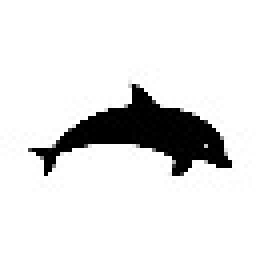
#> input picture test/dolphin_64.jpg, 64 x 64 px (shown 4 times larger)
$ jupyter execute --allow-errors gencol_test.ipynb
#> lines starting #> are read from the running program, lines starting #| are printed output that depends on the picture
[cell 1]
import matplotlib.pyplot as plt
import numpy as np
from tqdm import tqdm
from PIL import Image
import scipy.sparse as sp
import time
import itertools
import scipy
import cvxpy as cp
import random
import matplotlib
import math

class Genetic_Algorithm:
    def __init__(self, beta, img_list):

        self.beta = beta
        self.N = img_list[0].shape[0]
        self.imgs = [img.flatten() for img in img_list]
        self.b_eq = np.concatenate(self.imgs)
        self.non_zero_indices = []
        self.n_imgs = len(self.imgs)

        start = time.time()
        print("initializing omega...")
        self.current_gamma, self.active_indices = self.initialize_omega()
        print("omega initialized in %5.3f. s" %(time.time()-start))

        start = time.time()
        print("initializing cost vector...")
        self.current_cost_vector = self.get_cost(self.active_indices)
        print("cost vector initialized in %5.3f. s" %(time.time()-start))

        start = time.time()
        print("initializing full model...")
        self.current_gamma, self.constraints_RMP, self.current_kantorovich = self.initialize_model()
        print("full model initialized in %5.3f. s" %(time.time()-start))

        #stats
        self.cost = []
        self.time_child = []
        self.children_sampled = []
        self.time_model = []
        self.len_children = []

    def initialize_omega(self):
        #the north west rule is used to initialise omega
        #we start with the first pixel of each image
        indices = np.zeros(self.n_imgs)
        omega = [indices.copy()]
        b = np.array([img[0] for img in self.imgs])

        current_gamma = [np.min(b)]
        while np.min(indices) < self.N**2-1:
            gamma = np.min(b)
            b-=gamma
            for i in range(self.n_imgs):
                if math.isclose(b[i], 0, abs_tol=1e-14):
                    if indices[i]==self.N**2-1:
                        continue
                    indices[i]+=1
                    b[i]+= self.imgs[i][indices[i].astype('int')]
            omega.append(indices.copy())
            current_gamma.append(gamma)

        return np.array(current_gamma), np.array(omega).astype('int')

    def initialize_model(self):
        indices_row = np.array([])
        indices_col = np.array([])
        for i in range(self.n_imgs):
            for indices in range(self.N**2):
                gamma_indices = np.where(self.active_indices.transpose()[i] == indices)[0]
                indices_row = np.concatenate((indices_row, gamma_indices))
                indices_col = np.concatenate((indices_col, np.ones(len(gamma_indices))*(indices+i*self.N**2)))

        A_eq = sp.csr_matrix((np.ones(len(indices_col)), (indices_col, indices_row)), shape=( self.N**2*self.n_imgs, len(self.active_indices)))

        gamma = cp.Variable(len(self.current_cost_vector))

        objective = cp.Minimize(self.current_cost_vector @ gamma)

        constraints = [A_eq @ gamma == self.b_eq, gamma >= 0]
        # [4 lines of commented-out code are left out]
        prob = cp.Problem(objective, constraints)
        gamma.value = self.current_gamma
        prob.solve(warm_start = True, solver=cp.GUROBI)

        primal_solution = gamma.value
        dual_solution = -constraints[0].dual_value
        return primal_solution, A_eq, dual_solution

    def barycentric_distance(self, indices_list):
        # mean squared deviation from the classical barycenter of the xi
        #rescale x and y to be in [0,1]
        indices_list=indices_list/self.N
        barycenter = np.sum(indices_list, axis=0)/self.n_imgs
        barycenter_cost = np.sum([np.sum((x - barycenter) ** 2, axis=0)/self.n_imgs for x in indices_list], axis=0)
        return barycenter_cost

    def get_cost(self, vector):
        #for each pair of active pixels, compute the cost of moving the first pixel to the second
        indices_list = []
        for i in range(self.n_imgs):
            indices_list.append(np.array(np.unravel_index(vector.transpose()[i], (self.N, self.N))))
        #print("indices #####")
        #print(indices_list)
        #print("#########")
        cost_vector = self.barycentric_distance(np.array(indices_list))
        return cost_vector

    def compute_gain(self, cost, children):
        gain = np.sum([self.current_kantorovich[i*self.N**2:(i+1)*self.N**2][children.transpose()[i]] for i in range(self.n_imgs)])-cost
        return gain

    # [11 lines left out: function find_best_child, not called in this run]


    def get_single_cost(self, child):
        indices = np.array([np.array(np.unravel_index(child[0], (self.N, self.N))) for i in range(self.n_imgs)])
        return self.barycentric_distance(indices)


    # [110 lines left out: functions run, solve_model, get_mean, reduce, plot, not called in this run]

    def save(self):
        matplotlib.image.imsave('barycenter.png', self.get_mean(0.5), cmap='Greys')

[cell 2]
dim=5
n_imgs = 2
#img_list = [np.random.random([dim,dim]) for i in range(n_imgs)]
path_img1 = "dolphin_64.jpg"
path_img2 = "bird_64.jpg"
path_img3 = "star_64.jpg"
path_img4 = "flower_64.jpg"

paths = [path_img1,path_img2,path_img3,path_img4]

img_list = [np.array(Image.open(path).convert('L')) for path in paths]
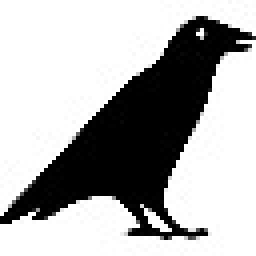
#> input picture test/bird_64.jpg, 64 x 64 px (shown 4 times larger)
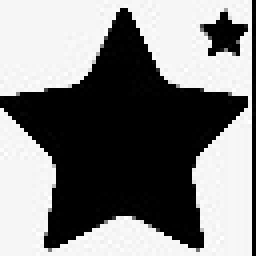
#> input picture test/star_64.jpg, 64 x 64 px (shown 4 times larger)
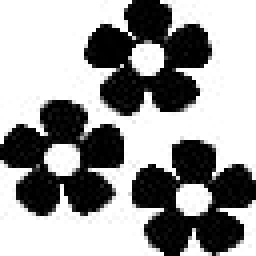
#> input picture test/flower_64.jpg, 64 x 64 px (shown 4 times larger)
#> img_list = 4 items

img_list = [1-img/255 for img in img_list]
img_list = [(img/np.sum(img))*img.shape[0] for img in img_list]

beta = 2.3  # hyperparameter
#> (the rest of this cell did not finish here and is left out)

#> in __init__, `self.b_eq = np.concatenate(self.imgs)`: self.b_eq = 16384 values, max 0.141 at index 1506, min 0 at index 0, mean 0.0156
#> in __init__, `self.n_imgs = len(self.imgs)`: self.n_imgs = 4
#> in initialize_omega, `b = np.array([img[0] for img in self.imgs])`: b = [0, 0, 0.00112, 0]
#> in initialize_omega, `current_gamma = [np.min(b)]`: current_gamma = [0]
#> the loop in initialize_omega, `while np.min(indices) < self.N**2-1:` made 16299 passes
#> after the loop in initialize_omega, `while np.min(indices) < self.N**2-1:`: b = [0, 4.83e-15, 1.33e-14, 5.47e-15]; current_gamma = 16300 values, max 0.0317 at index 2318, min 0 at index 0, mean 0.00393; indices = [4095, 4095, 4095, 4095]; omega = 16300 items, first 6: [0, 0, 0, 0], [1, 1, 0, 1], [2, 2, 0, 2], [3, 3, 0, 3], [4, 4, 0, 4], [5, 5, 0, 5]
#> in __init__, `self.current_gamma, self.active_indices = self.initialize_omega()`: self.current_gamma has the same summary as current_gamma in initialize_omega
#> after the loop in get_cost, `for i in range(self.n_imgs):`: indices_list = 4 items
#> in barycentric_distance, `barycenter_cost = np.sum([np.sum((x - barycenter) ** 2, axis=0)/self.n..`: barycenter_cost = 16300 values, max 0.207 at index 13438, min 0 at index 0, mean 0.0526
#> in get_cost, `cost_vector = self.barycentric_distance(np.array(indices_list))`: cost_vector has the same summary as barycenter_cost in barycentric_distance
#> in __init__, `self.current_cost_vector = self.get_cost(self.active_indices)`: self.current_cost_vector has the same summary as barycenter_cost in barycentric_distance
#> in initialize_model, `indices_row = np.array([])`: indices_row = empty array
